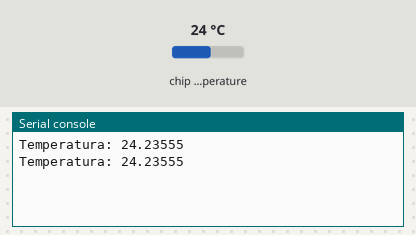
Simulated run of this program. Board: Raspberry Pi Pico running MicroPython. Shown: the last lines printed to the serial console. The inputs (shaded band) are chosen by the test bench; at power-on: chip temperature 24 °C.

Above: at 1.2 s.
1.3 s: chip temperature set to 1 °C
At 2.6 s:
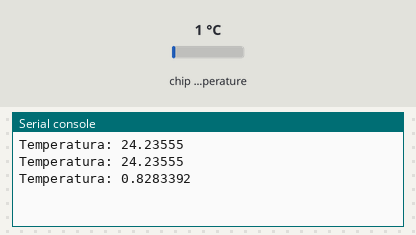
2.8 s: chip temperature set to 11 °C
At 3.8 s:
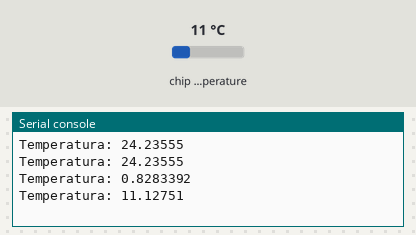
Timing chart, 0 to 5.8 s (numbered marks = the images above; inputs shaded):
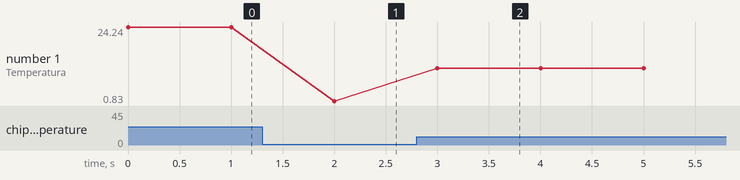

Measured:
- after the input at 1.3 s, the serial console: prints a new line after 0.70 s (image 1)
- after the input at 2.8 s, the serial console: prints a new line after 0.20 s (image 2)
- plotted number 1: 24.24 → 0.83 after the input at 1.3 s, 0.83 → 11.13 after the input at 2.8 s

The program:

temperatura.py
```python
from machine import ADC #serve para usar valores analógicos
from time import sleep

sensor=ADC(4)#sensor de temperatura interno da pico

while(True):
    leitura =(sensor.read_u16()*3.3)/65535 #calculo da saida do sensor com resolução de 16bits
    temperatura = 27 -(leitura  - 0.706)/0.001721 #calculo da teperatura segundo o fabricante
    print("Temperatura:",temperatura)
    sleep(1)
```
